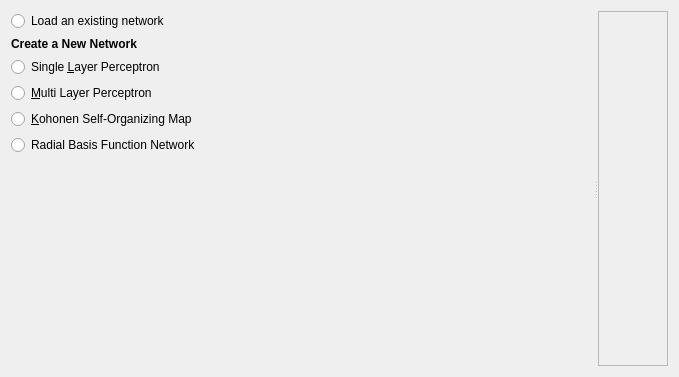
<?xml version="1.0" encoding="UTF-8"?>
<ui version="4.0">
 <class>CreateNetworkWidget</class>
 <widget class="QWidget" name="CreateNetworkWidget">
  <property name="geometry">
   <rect>
    <x>0</x>
    <y>0</y>
    <width>679</width>
    <height>377</height>
   </rect>
  </property>
  <property name="windowTitle">
   <string>Form</string>
  </property>
  <layout class="QGridLayout" name="gridLayout">
   <item row="0" column="0">
    <widget class="QSplitter" name="splitter">
     <property name="orientation">
      <enum>Qt::Horizontal</enum>
     </property>
     <property name="childrenCollapsible">
      <bool>false</bool>
     </property>
     <widget class="QWidget" name="layoutNetwork" native="true">
      <layout class="QVBoxLayout" name="verticalLayout_2">
       <item>
        <layout class="QVBoxLayout" name="layoutNetworkSelection">
         <item>
          <widget class="QRadioButton" name="radioButton">
           <property name="text">
            <string>Load an existing network</string>
           </property>
          </widget>
         </item>
         <item>
          <widget class="QLabel" name="label">
           <property name="font">
            <font>
             <weight>75</weight>
             <bold>true</bold>
            </font>
           </property>
           <property name="text">
            <string>Create a New Network</string>
           </property>
          </widget>
         </item>
         <item>
          <widget class="QRadioButton" name="radioButtonSLP">
           <property name="text">
            <string>Single &amp;Layer Perceptron</string>
           </property>
          </widget>
         </item>
         <item>
          <widget class="QRadioButton" name="radioButtonMLP">
           <property name="text">
            <string>&amp;Multi Layer Perceptron</string>
           </property>
          </widget>
         </item>
         <item>
          <widget class="QRadioButton" name="radioButtonKohonen">
           <property name="text">
            <string>&amp;Kohonen Self-Organizing Map</string>
           </property>
          </widget>
         </item>
         <item>
          <widget class="QRadioButton" name="radioButtonRBF">
           <property name="text">
            <string>Radial Basis Function Network</string>
           </property>
          </widget>
         </item>
        </layout>
       </item>
       <item>
        <spacer name="verticalSpacer">
         <property name="orientation">
          <enum>Qt::Vertical</enum>
         </property>
         <property name="sizeHint" stdset="0">
          <size>
           <width>20</width>
           <height>341</height>
          </size>
         </property>
        </spacer>
       </item>
      </layout>
     </widget>
     <widget class="QScrollArea" name="scrollArea">
      <property name="widgetResizable">
       <bool>true</bool>
      </property>
      <widget class="QWidget" name="scrollAreaWidgetContents">
       <property name="geometry">
        <rect>
         <x>0</x>
         <y>0</y>
         <width>68</width>
         <height>357</height>
        </rect>
       </property>
      </widget>
     </widget>
    </widget>
   </item>
  </layout>
 </widget>
 <resources/>
 <connections/>
</ui>
